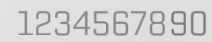
#> input picture tests/total_digits.png, 212 x 42 px
$ python Training.py
#> lines starting #> are read from the running program, lines starting #| are printed output that depends on the picture; after the words box and inside, x2 and y2 are one past the last pixel; in counts of white or black regions, pixels touching at a corner belong together
import sys

import numpy as np
import cv2

im = cv2.imread('../../tests/total_digits.png')
#> im is the input picture: shape (42, 212, 3); min 119, max 228, mean 209.9

im3 = im.copy()

gray = cv2.cvtColor(im, cv2.COLOR_BGR2GRAY)

cv2.imshow('thresh', gray)
cv2.waitKey(0)

blur = cv2.GaussianBlur(gray, (5, 5), 0)
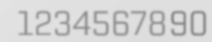
#> blur: shape (42, 212); min 141, max 227, mean 209.9

thresh = cv2.adaptiveThreshold(
    blur, 255, cv2.ADAPTIVE_THRESH_GAUSSIAN_C, cv2.THRESH_BINARY, 3, 2)
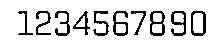
#> thresh: shape (42, 212); 84.1% white; black in thin lines or dots, all inside (x1, y1, x2, y2) = (18, 11, 206, 36)

cv2.imshow('thresh', thresh)
cv2.waitKey(0)


#################      Now finding Contours         ###################

contours, hierarchy = cv2.findContours(thresh, cv2.RETR_LIST,
                                       cv2.CHAIN_APPROX_SIMPLE)
#> contours = 17 contours; largest, box (x1, y1, x2, y2) and area: (0, 0, 212, 42) 8651, (190, 10, 207, 37) 390, (149, 10, 166, 37) 376, (170, 10, 187, 37) 308, (112, 10, 129, 37) 304

samples = np.empty((0, 100))
responses = []
keys = [i for i in range(48, 58)]

for cnt in contours:
    if cv2.contourArea(cnt) > 50:
        [x, y, w, h] = cv2.boundingRect(cnt)

        if h > 24 and w < 100:
            cv2.rectangle(im, (x, y), (x + w, y + h), (0, 0, 255), 2)
            roi = thresh[y:y + h, x:x + w]
            roismall = cv2.resize(roi, (10, 10))
            cv2.imshow('norm', im)
            key = cv2.waitKey(0)

            if key == 27:  # (escape to quit)
                sys.exit()
#> (the program exits here)
